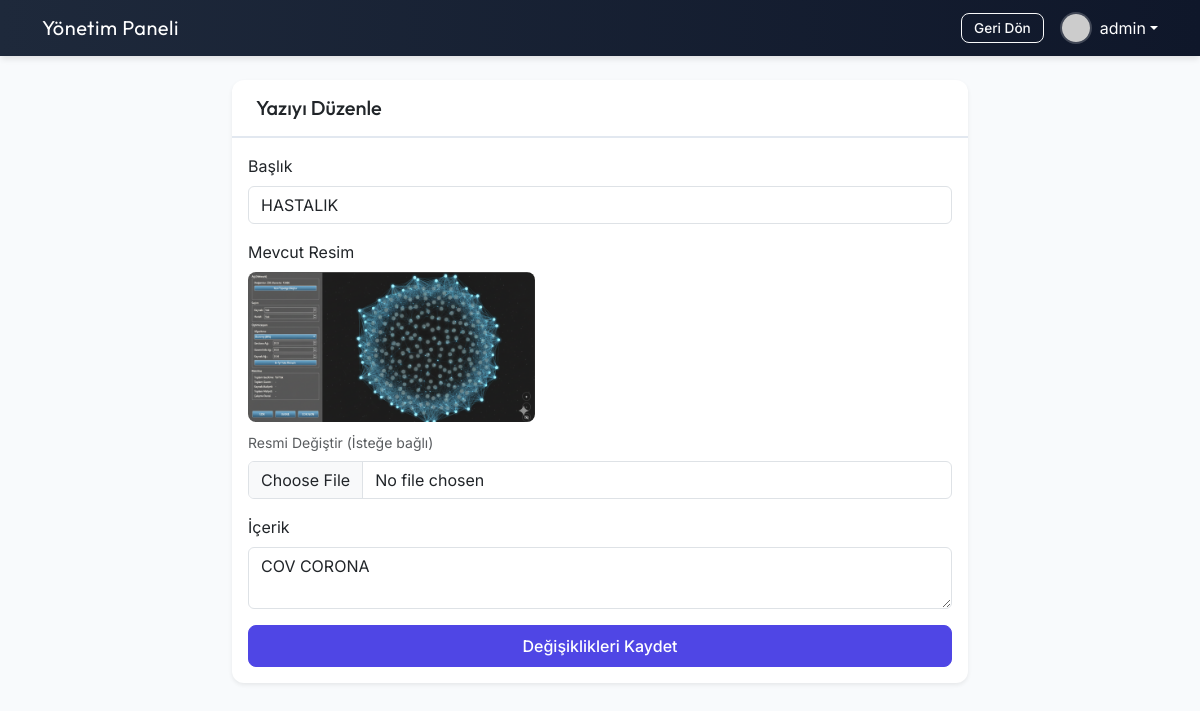
Page /admin/edit_post.php?id=4 (signed in) on the committed database.
### tables this page shows
CREATE TABLE `users` (
  `id` int(11) NOT NULL AUTO_INCREMENT,
  `username` varchar(50) NOT NULL,
  `email` varchar(100) NOT NULL,
  `password` varchar(255) NOT NULL,
  `role` enum('admin','editor','user') DEFAULT 'user',
  `profile_image` varchar(255) DEFAULT NULL,
  `created_at` timestamp NOT NULL DEFAULT current_timestamp(),
  PRIMARY KEY (`id`),
  UNIQUE KEY `username` (`username`),
  UNIQUE KEY `email` (`email`)
);

CREATE TABLE `posts` (
  `id` int(11) NOT NULL AUTO_INCREMENT,
  `title` varchar(255) NOT NULL,
  `content` text NOT NULL,
  `image_path` varchar(255) DEFAULT NULL,
  `author_id` int(11) NOT NULL,
  `created_at` timestamp NOT NULL DEFAULT current_timestamp(),
  `likes` int(11) DEFAULT 0,
  `dislikes` int(11) DEFAULT 0,
  PRIMARY KEY (`id`),
  KEY `author_id` (`author_id`),
  CONSTRAINT `posts_ibfk_1` FOREIGN KEY (`author_id`) REFERENCES `users` (`id`) ON DELETE CASCADE
);

### admin/edit_post.php (the view, shortened to what this page needs)
<?php
require_once '../config.php';
$id = isset($_GET['id']) ? (int)$_GET['id'] : 0;
$stmt = $pdo->prepare("SELECT * FROM posts WHERE id = ?");
$stmt->execute([$id]);
$post = $stmt->fetch();
?>
<!DOCTYPE html>
<html lang="tr">
<head>
    <link href="https://cdn.jsdelivr.net/npm/bootstrap@5.3.0/dist/css/bootstrap.min.css" rel="stylesheet">
    <link href="https://cdn.jsdelivr.net/npm/summernote@0.8.18/dist/summernote-lite.min.css" rel="stylesheet">
    <link href="style.css" rel="stylesheet">
</head>
<body>
    <nav class="navbar navbar-dark bg-dark mb-4">
        <div class="container">
            <a class="navbar-brand" href="index.php">Yönetim Paneli</a>
            <div class="d-flex align-items-center ms-auto">
                <a href="index.php" class="btn btn-outline-light btn-sm me-3">Geri Dön</a>
                 <?php
                 if (isset($_SESSION['user_id'])) {
                     $uStmt = $pdo->prepare("SELECT profile_image, username FROM users WHERE id = ?");
                     $uStmt->execute([$_SESSION['user_id']]);
                     $uRow = $uStmt->fetch();
                     $adminImg = ($uRow && $uRow['profile_image']) ? '../'.$uRow['profile_image'] : 'https://via.placeholder.com/30?text=A';
                     $adminName = $uRow['username'] ?? 'Admin';
                 }
                 ?>
                <div class="dropdown">
                    <a class="text-white text-decoration-none dropdown-toggle d-flex align-items-center" href="#" id="adminDropdown" role="button" data-bs-toggle="dropdown" aria-expanded="false">
                        <img src="<?= htmlspecialchars($adminImg) ?>" class="rounded-circle me-2" style="width:32px; height:32px; object-fit:cover; border:2px solid rgba(255,255,255,0.2);">
                        <span><?= htmlspecialchars($adminName) ?></span>
                    </a>
                </div>
            </div>
        </div>
    </nav>
    <div class="container">
        <div class="row justify-content-center">
            <div class="col-md-8">
                <div class="card shadow-sm">
                    <div class="card-header bg-warning text-dark">
                        <h5 class="mb-0">Yazıyı Düzenle</h5>
                    </div>
                    <div class="card-body">
                        <form method="POST" enctype="multipart/form-data">
                            <div class="mb-3">
                                <label class="form-label">Başlık</label>
                                <input type="text" name="title" class="form-control" value="<?php echo htmlspecialchars($post['title']); ?>" required>
                            </div>
                            <div class="mb-3">
                                <label class="form-label">Mevcut Resim</label>
                                <?php if($post['image_path']): ?>
                                    <div class="mb-2">
                                        <img src="../<?php echo htmlspecialchars($post['image_path']); ?>" alt="Mevcut Resim" style="max-height: 150px; border-radius: 8px;">
                                    </div>
                                <?php endif; ?>
                                <label class="form-label text-muted small">Resmi Değiştir (İsteğe bağlı)</label>
                                <input type="file" name="image" class="form-control" accept="image/*">
                            </div>
                            <div class="mb-3">
                                <label class="form-label">İçerik</label>
                                <textarea id="summernote" name="content" class="form-control" required><?php echo htmlspecialchars($post['content']); ?></textarea>
                            </div>
                            <button type="submit" name="guncelle" class="btn btn-primary w-100">Değişiklikleri Kaydet</button>
                        </form>
                    </div>
                </div>
            </div>
        </div>
    </div>
</body>
</html>

### admin/style.css (style rules this page uses)
:root { --primary: #4f46e5; --primary-dark: #4338ca; --bg-body: #f8fafc; --font-heading: 'Outfit', sans-serif; --font-body: 'Inter', sans-serif; --radius-md: 0.75rem; }
body { background-color: var(--bg-body); font-family: var(--font-body); }
h1, h2, h3, h4, h5 { font-family: var(--font-heading); }
.card { border: none; border-radius: var(--radius-md); box-shadow: 0 4px 6px -1px rgba(0, 0, 0, 0.1); transition: transform 0.2s; }
.card-header { background-color: transparent !important; border-bottom: 2px solid #e2e8f0; font-weight: 700; padding: 1rem 1.5rem; }
.navbar { background: linear-gradient(to right, #1e293b, #0f172a) !important; box-shadow: 0 4px 6px -1px rgba(0, 0, 0, 0.1); }
.navbar-brand { font-family: var(--font-heading); letter-spacing: 0.5px; }
.btn { border-radius: 8px; font-weight: 500; padding: 0.5rem 1rem; }
.btn-primary { background-color: var(--primary); border-color: var(--primary); }
.btn-sm { padding: 0.25rem 0.75rem; font-size: 0.85rem; }

### rows in the picture
users: username "admin"
posts: title "HASTALIK", image_path (picture), content "COV CORONA"
